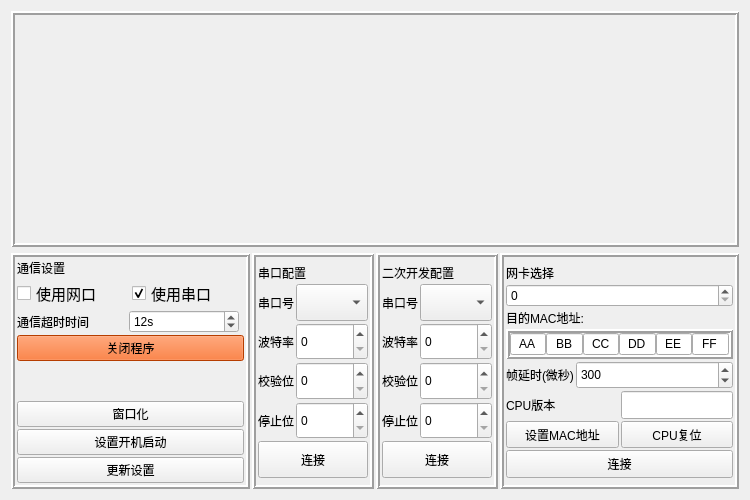
<?xml version="1.0" encoding="UTF-8"?>
<ui version="4.0">
 <class>Config_set</class>
 <widget class="QWidget" name="Config_set">
  <property name="geometry">
   <rect>
    <x>0</x>
    <y>0</y>
    <width>750</width>
    <height>500</height>
   </rect>
  </property>
  <property name="windowTitle">
   <string>Form</string>
  </property>
  <layout class="QGridLayout" name="gridLayout_5">
   <item row="0" column="0">
    <layout class="QVBoxLayout" name="verticalLayout_18" stretch="1,1">
     <item>
      <widget class="QFrame" name="frame_5">
       <property name="frameShape">
        <enum>QFrame::Box</enum>
       </property>
       <property name="frameShadow">
        <enum>QFrame::Raised</enum>
       </property>
       <property name="lineWidth">
        <number>2</number>
       </property>
       <layout class="QGridLayout" name="gridLayout_3" columnstretch="1,2,1,0,0">
        <property name="leftMargin">
         <number>0</number>
        </property>
        <property name="topMargin">
         <number>0</number>
        </property>
        <property name="rightMargin">
         <number>0</number>
        </property>
        <property name="bottomMargin">
         <number>0</number>
        </property>
        <property name="spacing">
         <number>0</number>
        </property>
        <item row="0" column="1">
         <widget class="QLabel" name="label_5">
          <property name="text">
           <string/>
          </property>
         </widget>
        </item>
        <item row="0" column="0">
         <spacer name="horizontalSpacer">
          <property name="orientation">
           <enum>Qt::Horizontal</enum>
          </property>
          <property name="sizeHint" stdset="0">
           <size>
            <width>40</width>
            <height>20</height>
           </size>
          </property>
         </spacer>
        </item>
        <item row="0" column="2" colspan="2">
         <spacer name="horizontalSpacer_2">
          <property name="orientation">
           <enum>Qt::Horizontal</enum>
          </property>
          <property name="sizeHint" stdset="0">
           <size>
            <width>40</width>
            <height>20</height>
           </size>
          </property>
         </spacer>
        </item>
       </layout>
      </widget>
     </item>
     <item>
      <layout class="QHBoxLayout" name="horizontalLayout_20" stretch="1,0,0,1">
       <property name="spacing">
        <number>2</number>
       </property>
       <item>
        <widget class="QFrame" name="frame">
         <property name="frameShape">
          <enum>QFrame::Box</enum>
         </property>
         <property name="frameShadow">
          <enum>QFrame::Raised</enum>
         </property>
         <property name="lineWidth">
          <number>2</number>
         </property>
         <layout class="QGridLayout" name="gridLayout_6">
          <property name="leftMargin">
           <number>2</number>
          </property>
          <property name="topMargin">
           <number>2</number>
          </property>
          <property name="rightMargin">
           <number>2</number>
          </property>
          <property name="bottomMargin">
           <number>2</number>
          </property>
          <property name="spacing">
           <number>2</number>
          </property>
          <item row="0" column="0">
           <widget class="QLabel" name="label_7">
            <property name="sizePolicy">
             <sizepolicy hsizetype="Preferred" vsizetype="Preferred">
              <horstretch>0</horstretch>
              <verstretch>0</verstretch>
             </sizepolicy>
            </property>
            <property name="text">
             <string>通信设置</string>
            </property>
            <property name="alignment">
             <set>Qt::AlignLeading|Qt::AlignLeft|Qt::AlignVCenter</set>
            </property>
           </widget>
          </item>
          <item row="1" column="0">
           <layout class="QHBoxLayout" name="horizontalLayout_7">
            <item>
             <widget class="QCheckBox" name="net">
              <property name="font">
               <font>
                <pointsize>11</pointsize>
               </font>
              </property>
              <property name="text">
               <string>使用网口</string>
              </property>
             </widget>
            </item>
            <item>
             <widget class="QCheckBox" name="serial">
              <property name="font">
               <font>
                <pointsize>11</pointsize>
               </font>
              </property>
              <property name="text">
               <string>使用串口</string>
              </property>
              <property name="checked">
               <bool>true</bool>
              </property>
             </widget>
            </item>
           </layout>
          </item>
          <item row="2" column="0">
           <layout class="QHBoxLayout" name="horizontalLayout_2">
            <property name="rightMargin">
             <number>5</number>
            </property>
            <item>
             <widget class="QLabel" name="label_6">
              <property name="text">
               <string>通信超时时间</string>
              </property>
             </widget>
            </item>
            <item>
             <widget class="QSpinBox" name="spinBox">
              <property name="sizePolicy">
               <sizepolicy hsizetype="Minimum" vsizetype="Expanding">
                <horstretch>0</horstretch>
                <verstretch>0</verstretch>
               </sizepolicy>
              </property>
              <property name="suffix">
               <string>s</string>
              </property>
              <property name="value">
               <number>12</number>
              </property>
             </widget>
            </item>
           </layout>
          </item>
          <item row="3" column="0">
           <layout class="QVBoxLayout" name="verticalLayout_4">
            <property name="spacing">
             <number>2</number>
            </property>
            <item>
             <widget class="QPushButton" name="close_btn">
              <property name="sizePolicy">
               <sizepolicy hsizetype="Expanding" vsizetype="Expanding">
                <horstretch>0</horstretch>
                <verstretch>0</verstretch>
               </sizepolicy>
              </property>
              <property name="styleSheet">
               <string notr="true">background-color: rgb(255, 85, 0);
color: rgb(0, 0, 0);</string>
              </property>
              <property name="text">
               <string>关闭程序</string>
              </property>
             </widget>
            </item>
            <item>
             <spacer name="verticalSpacer">
              <property name="orientation">
               <enum>Qt::Vertical</enum>
              </property>
              <property name="sizeHint" stdset="0">
               <size>
                <width>20</width>
                <height>40</height>
               </size>
              </property>
             </spacer>
            </item>
            <item>
             <widget class="QPushButton" name="reset_btn">
              <property name="sizePolicy">
               <sizepolicy hsizetype="Expanding" vsizetype="Expanding">
                <horstretch>0</horstretch>
                <verstretch>0</verstretch>
               </sizepolicy>
              </property>
              <property name="styleSheet">
               <string notr="true"/>
              </property>
              <property name="text">
               <string>窗口化</string>
              </property>
             </widget>
            </item>
            <item>
             <widget class="QPushButton" name="setStart">
              <property name="sizePolicy">
               <sizepolicy hsizetype="Expanding" vsizetype="Expanding">
                <horstretch>0</horstretch>
                <verstretch>0</verstretch>
               </sizepolicy>
              </property>
              <property name="text">
               <string>设置开机启动</string>
              </property>
             </widget>
            </item>
            <item>
             <widget class="QPushButton" name="pushButton">
              <property name="sizePolicy">
               <sizepolicy hsizetype="Expanding" vsizetype="Expanding">
                <horstretch>0</horstretch>
                <verstretch>0</verstretch>
               </sizepolicy>
              </property>
              <property name="text">
               <string>更新设置</string>
              </property>
             </widget>
            </item>
           </layout>
          </item>
         </layout>
        </widget>
       </item>
       <item>
        <widget class="QFrame" name="frame_3">
         <property name="sizePolicy">
          <sizepolicy hsizetype="Expanding" vsizetype="Preferred">
           <horstretch>0</horstretch>
           <verstretch>0</verstretch>
          </sizepolicy>
         </property>
         <property name="frameShape">
          <enum>QFrame::Box</enum>
         </property>
         <property name="frameShadow">
          <enum>QFrame::Raised</enum>
         </property>
         <property name="lineWidth">
          <number>2</number>
         </property>
         <layout class="QGridLayout" name="gridLayout_4">
          <property name="leftMargin">
           <number>2</number>
          </property>
          <property name="topMargin">
           <number>2</number>
          </property>
          <property name="rightMargin">
           <number>2</number>
          </property>
          <property name="bottomMargin">
           <number>2</number>
          </property>
          <property name="spacing">
           <number>2</number>
          </property>
          <item row="0" column="0">
           <layout class="QVBoxLayout" name="verticalLayout_17">
            <property name="spacing">
             <number>2</number>
            </property>
            <property name="topMargin">
             <number>5</number>
            </property>
            <property name="bottomMargin">
             <number>5</number>
            </property>
            <item>
             <widget class="QLabel" name="label_9">
              <property name="text">
               <string>串口配置</string>
              </property>
             </widget>
            </item>
            <item>
             <layout class="QHBoxLayout" name="horizontalLayout_15" stretch="1,2">
              <property name="spacing">
               <number>2</number>
              </property>
              <item>
               <widget class="QLabel" name="label_21">
                <property name="sizePolicy">
                 <sizepolicy hsizetype="Expanding" vsizetype="Expanding">
                  <horstretch>0</horstretch>
                  <verstretch>0</verstretch>
                 </sizepolicy>
                </property>
                <property name="text">
                 <string>串口号</string>
                </property>
               </widget>
              </item>
              <item>
               <widget class="QComboBox" name="com_name">
                <property name="sizePolicy">
                 <sizepolicy hsizetype="Expanding" vsizetype="MinimumExpanding">
                  <horstretch>0</horstretch>
                  <verstretch>0</verstretch>
                 </sizepolicy>
                </property>
               </widget>
              </item>
             </layout>
            </item>
            <item>
             <layout class="QHBoxLayout" name="horizontalLayout_16" stretch="1,2">
              <property name="spacing">
               <number>2</number>
              </property>
              <item>
               <widget class="QLabel" name="label_22">
                <property name="sizePolicy">
                 <sizepolicy hsizetype="Expanding" vsizetype="Expanding">
                  <horstretch>0</horstretch>
                  <verstretch>0</verstretch>
                 </sizepolicy>
                </property>
                <property name="text">
                 <string>波特率</string>
                </property>
               </widget>
              </item>
              <item>
               <widget class="M_spinbox" name="baud">
                <property name="sizePolicy">
                 <sizepolicy hsizetype="Expanding" vsizetype="Expanding">
                  <horstretch>0</horstretch>
                  <verstretch>0</verstretch>
                 </sizepolicy>
                </property>
               </widget>
              </item>
             </layout>
            </item>
            <item>
             <layout class="QHBoxLayout" name="horizontalLayout_17" stretch="1,2">
              <property name="spacing">
               <number>2</number>
              </property>
              <item>
               <widget class="QLabel" name="label_23">
                <property name="sizePolicy">
                 <sizepolicy hsizetype="Expanding" vsizetype="Expanding">
                  <horstretch>0</horstretch>
                  <verstretch>0</verstretch>
                 </sizepolicy>
                </property>
                <property name="text">
                 <string>校验位</string>
                </property>
               </widget>
              </item>
              <item>
               <widget class="M_spinbox" name="check_byte">
                <property name="sizePolicy">
                 <sizepolicy hsizetype="Expanding" vsizetype="Expanding">
                  <horstretch>0</horstretch>
                  <verstretch>0</verstretch>
                 </sizepolicy>
                </property>
               </widget>
              </item>
             </layout>
            </item>
            <item>
             <layout class="QHBoxLayout" name="horizontalLayout_18" stretch="1,2">
              <property name="spacing">
               <number>2</number>
              </property>
              <item>
               <widget class="QLabel" name="label_24">
                <property name="sizePolicy">
                 <sizepolicy hsizetype="Expanding" vsizetype="Expanding">
                  <horstretch>0</horstretch>
                  <verstretch>0</verstretch>
                 </sizepolicy>
                </property>
                <property name="text">
                 <string>停止位</string>
                </property>
               </widget>
              </item>
              <item>
               <widget class="M_spinbox" name="stop_byte">
                <property name="sizePolicy">
                 <sizepolicy hsizetype="Expanding" vsizetype="Expanding">
                  <horstretch>0</horstretch>
                  <verstretch>0</verstretch>
                 </sizepolicy>
                </property>
               </widget>
              </item>
             </layout>
            </item>
            <item>
             <layout class="QHBoxLayout" name="horizontalLayout_19" stretch="0">
              <item>
               <widget class="QPushButton" name="connect_dis">
                <property name="sizePolicy">
                 <sizepolicy hsizetype="Expanding" vsizetype="Expanding">
                  <horstretch>0</horstretch>
                  <verstretch>0</verstretch>
                 </sizepolicy>
                </property>
                <property name="text">
                 <string>连接</string>
                </property>
                <property name="checkable">
                 <bool>true</bool>
                </property>
                <attribute name="buttonGroup">
                 <string notr="true">buttonGroup</string>
                </attribute>
               </widget>
              </item>
             </layout>
            </item>
           </layout>
          </item>
         </layout>
        </widget>
       </item>
       <item>
        <widget class="QFrame" name="frame_6">
         <property name="sizePolicy">
          <sizepolicy hsizetype="Expanding" vsizetype="Preferred">
           <horstretch>0</horstretch>
           <verstretch>0</verstretch>
          </sizepolicy>
         </property>
         <property name="frameShape">
          <enum>QFrame::Box</enum>
         </property>
         <property name="frameShadow">
          <enum>QFrame::Raised</enum>
         </property>
         <property name="lineWidth">
          <number>2</number>
         </property>
         <layout class="QGridLayout" name="gridLayout_7">
          <property name="leftMargin">
           <number>2</number>
          </property>
          <property name="topMargin">
           <number>2</number>
          </property>
          <property name="rightMargin">
           <number>2</number>
          </property>
          <property name="bottomMargin">
           <number>2</number>
          </property>
          <property name="spacing">
           <number>2</number>
          </property>
          <item row="0" column="0">
           <layout class="QVBoxLayout" name="verticalLayout_19">
            <property name="spacing">
             <number>2</number>
            </property>
            <property name="topMargin">
             <number>5</number>
            </property>
            <property name="bottomMargin">
             <number>5</number>
            </property>
            <item>
             <widget class="QLabel" name="label_8">
              <property name="text">
               <string>二次开发配置</string>
              </property>
             </widget>
            </item>
            <item>
             <layout class="QHBoxLayout" name="horizontalLayout_21" stretch="1,2">
              <property name="spacing">
               <number>2</number>
              </property>
              <item>
               <widget class="QLabel" name="label_25">
                <property name="sizePolicy">
                 <sizepolicy hsizetype="Expanding" vsizetype="Expanding">
                  <horstretch>0</horstretch>
                  <verstretch>0</verstretch>
                 </sizepolicy>
                </property>
                <property name="text">
                 <string>串口号</string>
                </property>
               </widget>
              </item>
              <item>
               <widget class="QComboBox" name="com_name_2">
                <property name="sizePolicy">
                 <sizepolicy hsizetype="Expanding" vsizetype="MinimumExpanding">
                  <horstretch>0</horstretch>
                  <verstretch>0</verstretch>
                 </sizepolicy>
                </property>
               </widget>
              </item>
             </layout>
            </item>
            <item>
             <layout class="QHBoxLayout" name="horizontalLayout_22" stretch="1,2">
              <property name="spacing">
               <number>2</number>
              </property>
              <item>
               <widget class="QLabel" name="label_26">
                <property name="sizePolicy">
                 <sizepolicy hsizetype="Expanding" vsizetype="Expanding">
                  <horstretch>0</horstretch>
                  <verstretch>0</verstretch>
                 </sizepolicy>
                </property>
                <property name="text">
                 <string>波特率</string>
                </property>
               </widget>
              </item>
              <item>
               <widget class="M_spinbox" name="baud_2">
                <property name="sizePolicy">
                 <sizepolicy hsizetype="Expanding" vsizetype="Expanding">
                  <horstretch>0</horstretch>
                  <verstretch>0</verstretch>
                 </sizepolicy>
                </property>
               </widget>
              </item>
             </layout>
            </item>
            <item>
             <layout class="QHBoxLayout" name="horizontalLayout_23" stretch="1,2">
              <property name="spacing">
               <number>2</number>
              </property>
              <item>
               <widget class="QLabel" name="label_27">
                <property name="sizePolicy">
                 <sizepolicy hsizetype="Expanding" vsizetype="Expanding">
                  <horstretch>0</horstretch>
                  <verstretch>0</verstretch>
                 </sizepolicy>
                </property>
                <property name="text">
                 <string>校验位</string>
                </property>
               </widget>
              </item>
              <item>
               <widget class="M_spinbox" name="check_byte_2">
                <property name="sizePolicy">
                 <sizepolicy hsizetype="Expanding" vsizetype="Expanding">
                  <horstretch>0</horstretch>
                  <verstretch>0</verstretch>
                 </sizepolicy>
                </property>
               </widget>
              </item>
             </layout>
            </item>
            <item>
             <layout class="QHBoxLayout" name="horizontalLayout_24" stretch="1,2">
              <property name="spacing">
               <number>2</number>
              </property>
              <item>
               <widget class="QLabel" name="label_28">
                <property name="sizePolicy">
                 <sizepolicy hsizetype="Expanding" vsizetype="Expanding">
                  <horstretch>0</horstretch>
                  <verstretch>0</verstretch>
                 </sizepolicy>
                </property>
                <property name="text">
                 <string>停止位</string>
                </property>
               </widget>
              </item>
              <item>
               <widget class="M_spinbox" name="stop_byte_2">
                <property name="sizePolicy">
                 <sizepolicy hsizetype="Expanding" vsizetype="Expanding">
                  <horstretch>0</horstretch>
                  <verstretch>0</verstretch>
                 </sizepolicy>
                </property>
               </widget>
              </item>
             </layout>
            </item>
            <item>
             <layout class="QHBoxLayout" name="horizontalLayout_25" stretch="0">
              <item>
               <widget class="QPushButton" name="connect_dis_2">
                <property name="sizePolicy">
                 <sizepolicy hsizetype="Expanding" vsizetype="Expanding">
                  <horstretch>0</horstretch>
                  <verstretch>0</verstretch>
                 </sizepolicy>
                </property>
                <property name="text">
                 <string>连接</string>
                </property>
                <property name="checkable">
                 <bool>true</bool>
                </property>
               </widget>
              </item>
             </layout>
            </item>
           </layout>
          </item>
         </layout>
        </widget>
       </item>
       <item>
        <widget class="QFrame" name="frame_2">
         <property name="frameShape">
          <enum>QFrame::Box</enum>
         </property>
         <property name="frameShadow">
          <enum>QFrame::Raised</enum>
         </property>
         <property name="lineWidth">
          <number>2</number>
         </property>
         <layout class="QGridLayout" name="gridLayout_2">
          <property name="leftMargin">
           <number>2</number>
          </property>
          <property name="topMargin">
           <number>2</number>
          </property>
          <property name="rightMargin">
           <number>2</number>
          </property>
          <property name="bottomMargin">
           <number>2</number>
          </property>
          <property name="spacing">
           <number>2</number>
          </property>
          <item row="1" column="0">
           <layout class="QVBoxLayout" name="verticalLayout_3" stretch="1,1,1,1,1,1">
            <property name="spacing">
             <number>2</number>
            </property>
            <property name="topMargin">
             <number>5</number>
            </property>
            <property name="bottomMargin">
             <number>5</number>
            </property>
            <item>
             <layout class="QVBoxLayout" name="verticalLayout">
              <property name="spacing">
               <number>2</number>
              </property>
              <item>
               <widget class="QLabel" name="label">
                <property name="text">
                 <string>网卡选择</string>
                </property>
               </widget>
              </item>
              <item>
               <widget class="M_spinbox" name="desc">
                <property name="sizePolicy">
                 <sizepolicy hsizetype="Minimum" vsizetype="Expanding">
                  <horstretch>0</horstretch>
                  <verstretch>0</verstretch>
                 </sizepolicy>
                </property>
               </widget>
              </item>
             </layout>
            </item>
            <item>
             <layout class="QVBoxLayout" name="verticalLayout_2">
              <property name="spacing">
               <number>2</number>
              </property>
              <item>
               <widget class="QLabel" name="label_2">
                <property name="sizePolicy">
                 <sizepolicy hsizetype="Expanding" vsizetype="Expanding">
                  <horstretch>0</horstretch>
                  <verstretch>0</verstretch>
                 </sizepolicy>
                </property>
                <property name="text">
                 <string>目的MAC地址:</string>
                </property>
               </widget>
              </item>
              <item>
               <widget class="QFrame" name="frame_4">
                <property name="frameShape">
                 <enum>QFrame::Box</enum>
                </property>
                <property name="frameShadow">
                 <enum>QFrame::Raised</enum>
                </property>
                <property name="lineWidth">
                 <number>2</number>
                </property>
                <layout class="QGridLayout" name="gridLayout">
                 <property name="leftMargin">
                  <number>0</number>
                 </property>
                 <property name="topMargin">
                  <number>0</number>
                 </property>
                 <property name="rightMargin">
                  <number>0</number>
                 </property>
                 <property name="bottomMargin">
                  <number>0</number>
                 </property>
                 <property name="spacing">
                  <number>0</number>
                 </property>
                 <item row="0" column="0">
                  <layout class="QHBoxLayout" name="horizontalLayout">
                   <property name="spacing">
                    <number>0</number>
                   </property>
                   <item>
                    <widget class="QLineEdit" name="mac">
                     <property name="sizePolicy">
                      <sizepolicy hsizetype="Expanding" vsizetype="Expanding">
                       <horstretch>0</horstretch>
                       <verstretch>0</verstretch>
                      </sizepolicy>
                     </property>
                     <property name="text">
                      <string>AA</string>
                     </property>
                     <property name="maxLength">
                      <number>2</number>
                     </property>
                     <property name="alignment">
                      <set>Qt::AlignCenter</set>
                     </property>
                    </widget>
                   </item>
                   <item>
                    <widget class="QLineEdit" name="mac_2">
                     <property name="sizePolicy">
                      <sizepolicy hsizetype="Expanding" vsizetype="Expanding">
                       <horstretch>0</horstretch>
                       <verstretch>0</verstretch>
                      </sizepolicy>
                     </property>
                     <property name="text">
                      <string>BB</string>
                     </property>
                     <property name="maxLength">
                      <number>2</number>
                     </property>
                     <property name="alignment">
                      <set>Qt::AlignCenter</set>
                     </property>
                    </widget>
                   </item>
                   <item>
                    <widget class="QLineEdit" name="mac_3">
                     <property name="sizePolicy">
                      <sizepolicy hsizetype="Expanding" vsizetype="Expanding">
                       <horstretch>0</horstretch>
                       <verstretch>0</verstretch>
                      </sizepolicy>
                     </property>
                     <property name="text">
                      <string>CC</string>
                     </property>
                     <property name="maxLength">
                      <number>2</number>
                     </property>
                     <property name="alignment">
                      <set>Qt::AlignCenter</set>
                     </property>
                    </widget>
                   </item>
                   <item>
                    <widget class="QLineEdit" name="mac_4">
                     <property name="sizePolicy">
                      <sizepolicy hsizetype="Expanding" vsizetype="Expanding">
                       <horstretch>0</horstretch>
                       <verstretch>0</verstretch>
                      </sizepolicy>
                     </property>
                     <property name="text">
                      <string>DD</string>
                     </property>
                     <property name="maxLength">
                      <number>2</number>
                     </property>
                     <property name="alignment">
                      <set>Qt::AlignCenter</set>
                     </property>
                    </widget>
                   </item>
                   <item>
                    <widget class="QLineEdit" name="mac_5">
                     <property name="sizePolicy">
                      <sizepolicy hsizetype="Expanding" vsizetype="Expanding">
                       <horstretch>0</horstretch>
                       <verstretch>0</verstretch>
                      </sizepolicy>
                     </property>
                     <property name="text">
                      <string>EE</string>
                     </property>
                     <property name="maxLength">
                      <number>2</number>
                     </property>
                     <property name="alignment">
                      <set>Qt::AlignCenter</set>
                     </property>
                    </widget>
                   </item>
                   <item>
                    <widget class="QLineEdit" name="mac_6">
                     <property name="sizePolicy">
                      <sizepolicy hsizetype="Expanding" vsizetype="Expanding">
                       <horstretch>0</horstretch>
                       <verstretch>0</verstretch>
                      </sizepolicy>
                     </property>
                     <property name="text">
                      <string>FF</string>
                     </property>
                     <property name="maxLength">
                      <number>2</number>
                     </property>
                     <property name="alignment">
                      <set>Qt::AlignCenter</set>
                     </property>
                    </widget>
                   </item>
                  </layout>
                 </item>
                </layout>
               </widget>
              </item>
             </layout>
            </item>
            <item>
             <layout class="QHBoxLayout" name="horizontalLayout_3" stretch="0,0">
              <property name="spacing">
               <number>2</number>
              </property>
              <item>
               <widget class="QLabel" name="label_3">
                <property name="text">
                 <string>帧延时(微秒)</string>
                </property>
               </widget>
              </item>
              <item>
               <widget class="QSpinBox" name="byte_out">
                <property name="sizePolicy">
                 <sizepolicy hsizetype="Expanding" vsizetype="Expanding">
                  <horstretch>0</horstretch>
                  <verstretch>0</verstretch>
                 </sizepolicy>
                </property>
                <property name="maximum">
                 <number>9999999</number>
                </property>
                <property name="value">
                 <number>300</number>
                </property>
               </widget>
              </item>
             </layout>
            </item>
            <item>
             <layout class="QHBoxLayout" name="horizontalLayout_4" stretch="1,1">
              <property name="spacing">
               <number>2</number>
              </property>
              <item>
               <widget class="QLabel" name="label_4">
                <property name="text">
                 <string>CPU版本</string>
                </property>
               </widget>
              </item>
              <item>
               <widget class="QLineEdit" name="cpu_version">
                <property name="sizePolicy">
                 <sizepolicy hsizetype="Expanding" vsizetype="Expanding">
                  <horstretch>0</horstretch>
                  <verstretch>0</verstretch>
                 </sizepolicy>
                </property>
               </widget>
              </item>
             </layout>
            </item>
            <item>
             <layout class="QHBoxLayout" name="horizontalLayout_5">
              <property name="spacing">
               <number>2</number>
              </property>
              <item>
               <widget class="QPushButton" name="set_mac">
                <property name="sizePolicy">
                 <sizepolicy hsizetype="Expanding" vsizetype="Expanding">
                  <horstretch>0</horstretch>
                  <verstretch>0</verstretch>
                 </sizepolicy>
                </property>
                <property name="text">
                 <string>设置MAC地址</string>
                </property>
               </widget>
              </item>
              <item>
               <widget class="QPushButton" name="reset_cpu">
                <property name="sizePolicy">
                 <sizepolicy hsizetype="Expanding" vsizetype="Expanding">
                  <horstretch>0</horstretch>
                  <verstretch>0</verstretch>
                 </sizepolicy>
                </property>
                <property name="text">
                 <string>CPU复位</string>
                </property>
               </widget>
              </item>
             </layout>
            </item>
            <item>
             <widget class="QPushButton" name="net_connect">
              <property name="sizePolicy">
               <sizepolicy hsizetype="Expanding" vsizetype="Expanding">
                <horstretch>0</horstretch>
                <verstretch>0</verstretch>
               </sizepolicy>
              </property>
              <property name="text">
               <string>连接</string>
              </property>
              <property name="checkable">
               <bool>true</bool>
              </property>
              <attribute name="buttonGroup">
               <string notr="true">buttonGroup</string>
              </attribute>
             </widget>
            </item>
           </layout>
          </item>
         </layout>
         <zorder></zorder>
        </widget>
       </item>
      </layout>
     </item>
    </layout>
   </item>
  </layout>
 </widget>
 <customwidgets>
  <customwidget>
   <class>M_spinbox</class>
   <extends>QSpinBox</extends>
   <header>m_spinbox.h</header>
  </customwidget>
 </customwidgets>
 <resources/>
 <connections/>
 <buttongroups>
  <buttongroup name="buttonGroup"/>
 </buttongroups>
</ui>
